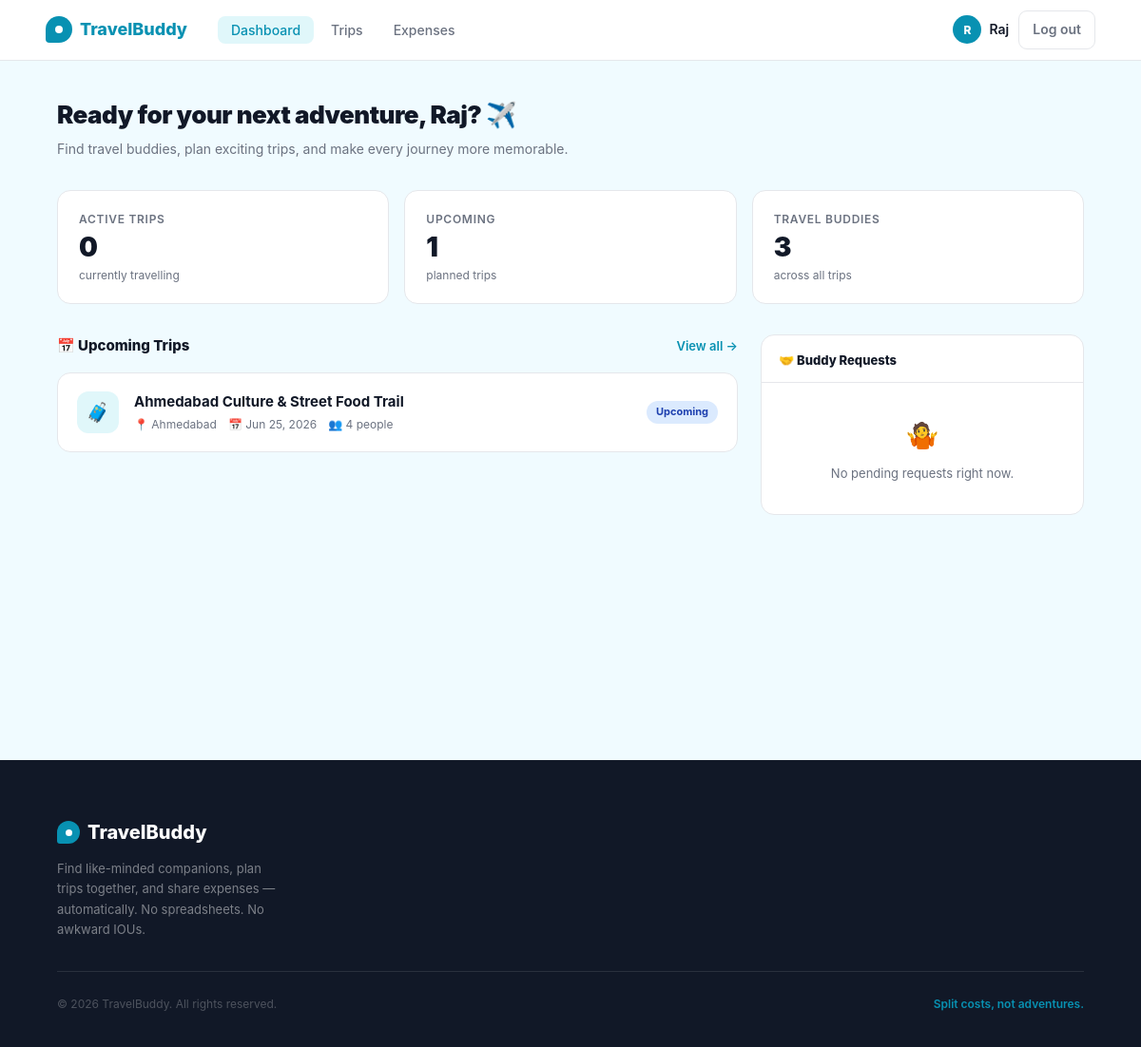
/dashboard (signed in), run on an earlier commit of the app's database.
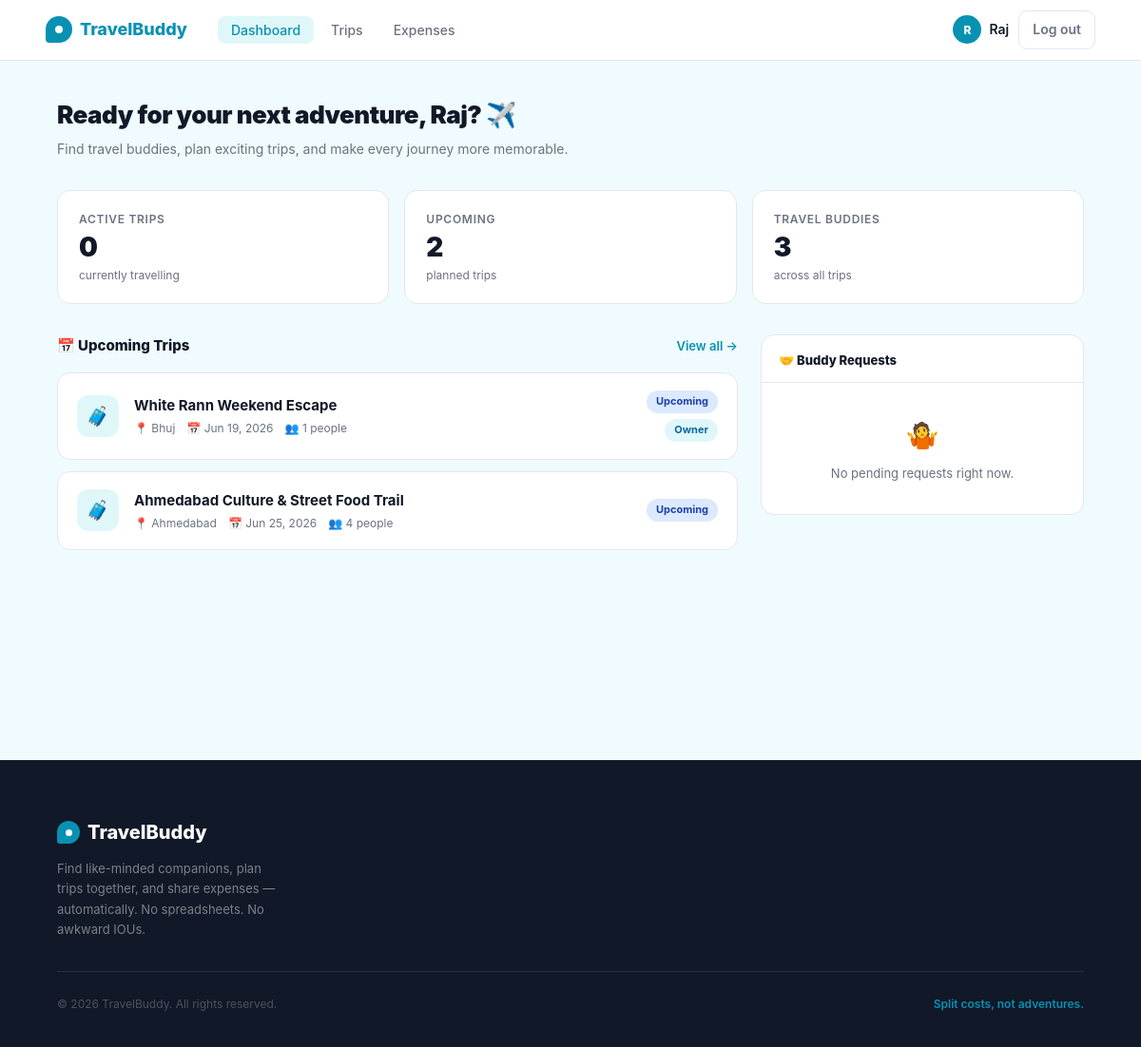
And on a later commit of the database.
### app/models.py (models this page shows, shortened)
class Trip(db.Model):
    __tablename__ = 'trips'
    id          = db.Column(db.Integer, primary_key=True)
    owner_id    = db.Column(db.Integer, db.ForeignKey('users.id'), nullable=False)
    title       = db.Column(db.String(150), nullable=False)
    destination = db.Column(db.String(150), nullable=False)
    departure_city = db.Column(db.String(100), default='')
    start_date  = db.Column(db.Date, nullable=False)
    end_date    = db.Column(db.Date, nullable=False)
    description = db.Column(db.Text, default='')
    budget_min  = db.Column(db.Float, default=0)
    budget_max  = db.Column(db.Float, default=0)
    max_members = db.Column(db.Integer, default=4)
    status      = db.Column(db.String(20), default='upcoming')  # upcoming, active, completed
    is_public   = db.Column(db.Boolean, default=True)
    created_at  = db.Column(db.DateTime, default=lambda: datetime.now(timezone.utc))
    owner    = db.relationship('User', back_populates='owned_trips')
    members  = db.relationship('TripMember', back_populates='trip', lazy='dynamic',
                               cascade='all, delete-orphan')
    expenses = db.relationship('Expense', back_populates='trip', lazy='dynamic',
                               cascade='all, delete-orphan')
    def member_count(self):
        return self.members.filter_by(status='accepted').count() + 1  # +1 for owner
    def total_spent(self):
        return round(sum(e.amount for e in self.expenses), 2)
    def your_share(self, user_id):
        mc = self.member_count()
        return round(self.total_spent() / mc, 2) if mc else 0.0
    def balance_for(self, user_id):
        paid = sum(e.amount for e in self.expenses.filter_by(paid_by_id=user_id))
        share = self.your_share(user_id)
        return round(paid - share, 2)

### app/dashboard/routes.py (the view)
@dashboard.route('/dashboard')
@login_required
def index():
    active_trips   = current_user.get_active_trips()
    upcoming_trips = current_user.get_upcoming_trips()
    pending_reqs   = current_user.get_pending_requests()
    net_balance    = current_user.get_total_balance()
    all_trip_ids = current_user._all_trip_ids()
    recent_expenses = (Expense.query
                       .filter(Expense.trip_id.in_(all_trip_ids))
                       .order_by(Expense.created_at.desc())
                       .limit(5)
                       .all()) if all_trip_ids else []
    total_trips    = len(active_trips) + len(upcoming_trips)
    total_buddies  = _count_unique_buddies(current_user)
    trips_for_card = (active_trips + upcoming_trips)[:6]
    return render_template('dashboard/index.html',
        active_trips=active_trips,
        upcoming_trips=upcoming_trips,
        pending_reqs=pending_reqs,
        recent_expenses=recent_expenses,
        net_balance=net_balance,
        total_trips=total_trips,
        total_buddies=total_buddies,
        trips_for_card=trips_for_card,
        today=date.today()
    )

### app/dashboard/routes.py (called while the page is built)
def _count_unique_buddies(user):
    all_trip_ids = user._all_trip_ids()
    if not all_trip_ids:
        return 0
    members = TripMember.query.filter(
        TripMember.trip_id.in_(all_trip_ids),
        TripMember.status == 'accepted',
        TripMember.user_id != user.id
    ).all()
    owners = [Trip.query.get(tid).owner_id for tid in all_trip_ids
              if Trip.query.get(tid) and Trip.query.get(tid).owner_id != user.id]
    unique = set([m.user_id for m in members] + owners)
    return len(unique)

### app/models.py (called while the page is built)
@login_manager.user_loader
def load_user(user_id):
    return User.query.get(int(user_id))

    def get_active_trips(self):
        from sqlalchemy import or_
        owned = Trip.query.filter_by(owner_id=self.id, status='active').all()
        joined_ids = [m.trip_id for m in
                      TripMember.query.filter_by(user_id=self.id, status='accepted').all()]
        joined = Trip.query.filter(
            Trip.id.in_(joined_ids),
            Trip.status == 'active',
            Trip.owner_id != self.id
        ).all()
        return owned + joined

### app/templates/dashboard/index.html (shortened to what this page needs)
{% extends "base.html" %}
{% block content %}
<div class="dashboard">
  <div class="dashboard-inner">
    <div class="dash-header">
      <div>
        <h1 class="dash-greeting">
          Ready for your next adventure, {{ current_user.name.split()[0] }}? ✈️
        </h1>
        <p class="dash-subtitle">Find travel buddies, plan exciting trips, and make every journey more memorable.</p>
      </div>
    </div>
    <div class="stat-row">
      <div class="stat-card">
        <div class="stat-label">Active Trips</div>
        <div class="stat-value">{{ active_trips | length }}</div>
        <div class="stat-sub">currently travelling</div>
      </div>
      <div class="stat-card">
        <div class="stat-label">Upcoming</div>
        <div class="stat-value">{{ upcoming_trips | length }}</div>
        <div class="stat-sub">planned trips</div>
      </div>
      <div class="stat-card">
        <div class="stat-label">Travel Buddies</div>
        <div class="stat-value">{{ total_buddies }}</div>
        <div class="stat-sub">across all trips</div>
      </div>
    </div>
    <div class="dash-grid">
      <div class="left-col">
        <div class="trips-section">
          <div class="section-header">
            <div class="section-title">📅 Upcoming Trips</div>
            <a href="{{ url_for('trips.index') }}" class="section-link">View all →</a>
          </div>
          <div class="trip-cards">
            {% if upcoming_trips %}
              {% for trip in upcoming_trips %}
              <div class="trip-card">
                <div class="trip-icon">🧳</div>
                <div class="trip-info">
                  <div class="trip-name">{{ trip.title }}</div>
                  <div class="trip-meta">
                    <span>📍 {{ trip.destination }}</span>
                    <span>📅 {{ trip.start_date.strftime('%b %d, %Y') }}</span>
                    <span>👥 {{ trip.member_count() }} people</span>
                  </div>
                </div>
                <div class="trip-right">
                  <span class="badge badge-upcoming">Upcoming</span>
                  {% if trip.owner_id == current_user.id %}
                    <span class="badge badge-owner">Owner</span>
                  {% endif %}
                </div>
              </div>
              {% endfor %}
            {% endif %}
          </div>
        </div>
      </div>
      <div class="right-col">
        <div class="panel">
          <div class="panel-head">
            <div class="panel-title">
              🤝 Buddy Requests
            </div>
          </div>
          <div class="panel-body">
            {% if pending_reqs %}
              {% set seen_trips = namespace(ids=[]) %}
              {% for req in pending_reqs %}
                {% if req.trip.id not in seen_trips.ids %}
                  {% set _ = seen_trips.ids.append(req.trip.id) %}
                  {% set trip_reqs = pending_reqs | selectattr('trip_id', 'equalto', req.trip.id) | list %}
                  <div class="manage-request-row">
                    <div class="manage-trip-icon">🧳</div>
                    <div class="manage-trip-info">
                      <div class="manage-trip-name">{{ req.trip.title }}</div>
                      <div class="manage-trip-sub">
                        {{ trip_reqs | length }} pending request{{ 's' if (trip_reqs | length) > 1 else '' }}
                      </div>
                    </div>
                    <a href="{{ url_for('trips.detail', trip_id=req.trip.id) }}#buddy-requests"
                       class="btn-manage">Manage Requests →</a>
                  </div>
                {% endif %}
              {% endfor %}
            {% else %}
              <div style="padding: 20px 18px; text-align: center;">
                <div style="font-size:28px;margin-bottom:8px;">🤷</div>
                <div style="font-size:13px;color:var(--text-muted);">No pending requests right now.</div>
              </div>
            {% endif %}
          </div>
        </div>
      </div>
    </div>
  </div>
</div>
{% endblock %}

What changed in the data, as far as the page shows it:
added Trip: title "White Rann Weekend Escape", destination "Bhuj", start_date "Jun 19, 2026", member_count "1", shows "Owner"
Also different on the page:
{{ upcoming_trips | length }}: "1" → "2"
